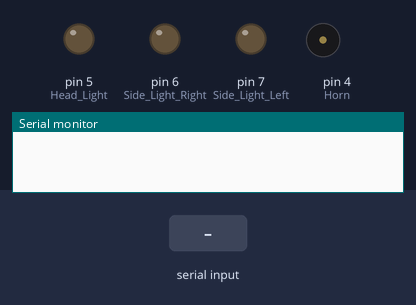
Recording of a sketch running on a simulated Arduino Uno, built with avr-gcc and run on an emulated ATmega328P. Parts: output pins drawn as LEDs (lit = HIGH), buzzer (waves = sounding, pin HIGH), the last lines printed to the serial monitor. The inputs (shaded band) are chosen by the test bench.

Above: at 1.2 s.
1.3 s: "b" received over Serial
At 2.5 s:
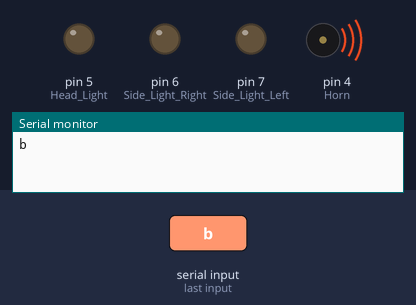
2.8 s: "C" received over Serial
At 3.8 s:
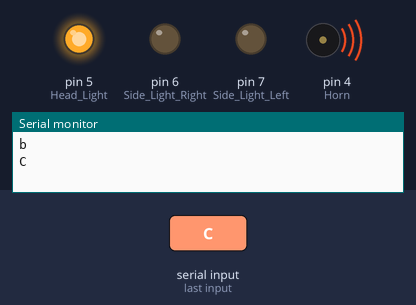
4.3 s: "B" received over Serial
At 5.0 s:
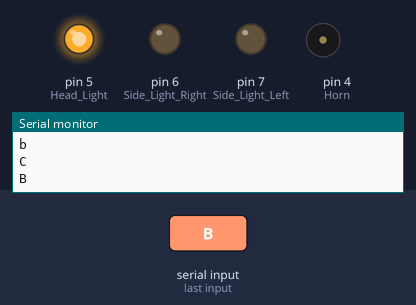
5.8 s: "c" received over Serial
At 6.1 s:
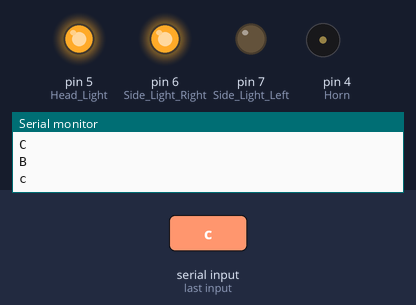
7.3 s: "D" received over Serial
At 8.4 s:
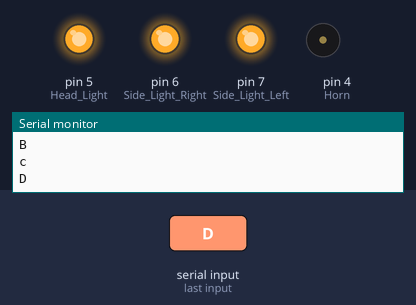
8.8 s: "b" received over Serial
At 9.6 s:
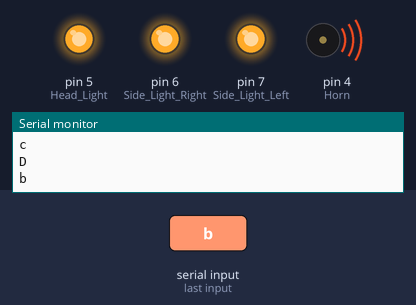
Timing chart, 0 to 11.3 s (numbered marks = the images above; inputs shaded):
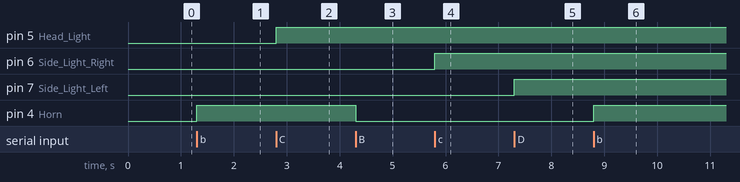

The sketch:

Bike_Control_Program.ino
```cpp
String inputs;
int Power_Key=3;
int Horn=4;
int Head_Light=5;
int Side_Light_Right=6;
int Side_Light_Left=7;

void setup ()
{
  Serial.begin(9600);
  pinMode (Power_Key, OUTPUT);
  pinMode (Horn, OUTPUT);
  pinMode (Head_Light, OUTPUT);
  pinMode (Side_Light_Right, OUTPUT) ;
  pinMode (Side_Light_Left, OUTPUT) ;
  digitalWrite (Power_Key, LOW) ;
  digitalWrite (Horn, LOW) ;
  digitalWrite (Head_Light, LOW) ;
  digitalWrite (Side_Light_Right, LOW) ;
  digitalWrite (Side_Light_Left, LOW) ;

  }

 void loop()
 {
   while(Serial.available())
 {
   char c = Serial.read();
     if (c == '#'){
break;
}
     inputs += c;
}
     if (inputs.length() >0)
{
     Serial.println(inputs);

    if(inputs == "A")
{
digitalWrite(Power_Key, LOW);
}
else if(inputs == "a")
{
digitalWrite(Power_Key, HIGH);
}
else if(inputs == "B")
{
digitalWrite(Horn, LOW);
}
else if(inputs == "b")
{
digitalWrite(Horn, HIGH);
}
else if(inputs == "C")
{
digitalWrite(Head_Light, HIGH);
}
else if(inputs == "c")
{
digitalWrite(Side_Light_Right, HIGH);
}
else if(inputs == "D")
{
digitalWrite(Side_Light_Left, HIGH);
}
}
inputs="";
}
```

Measured:
- after the input at 1.3 s, pin 4 (Horn): LOW → HIGH at once
- after the input at 2.8 s, pin 5 (Head_Light): LOW → HIGH at once
- after the input at 4.3 s, pin 4 (Horn): HIGH → LOW at once
- after the input at 5.8 s, pin 6 (Side_Light_Right): LOW → HIGH at once
- after the input at 7.3 s, pin 7 (Side_Light_Left): LOW → HIGH at once
- after the input at 8.8 s, pin 4 (Horn): LOW → HIGH at once
